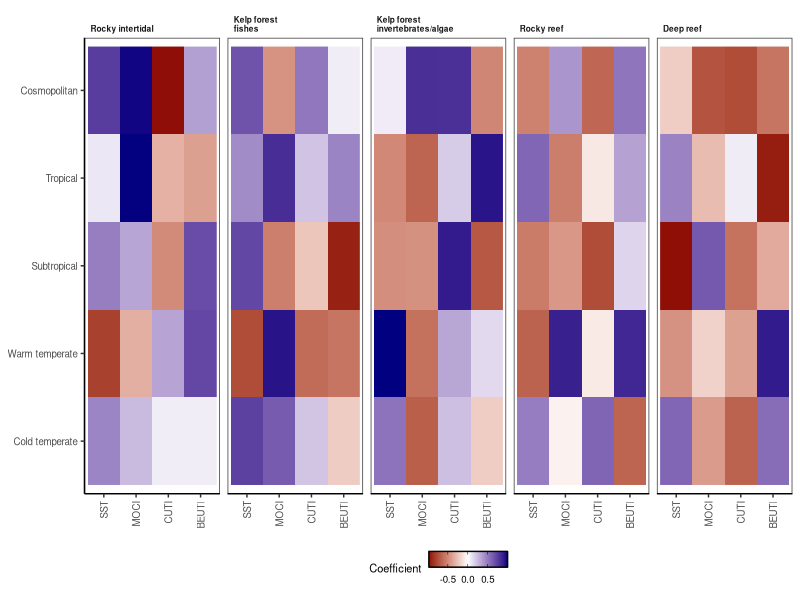

Write the R code that produced this figure. (Note: this script raises an error after producing the figure.)


# Read data
################################################################################

# Clear workspace
rm(list = ls())

# Packages
library(tidyverse)
library(patchwork)

# Directories
basedir <- "/Volumes/GoogleDrive/.shortcut-targets-by-id/1kCsF8rkm1yhpjh2_VMzf8ukSPf9d4tqO/MPA Network Assessment: Working Group Shared Folder/data/sync-data"
gisdir <- file.path(basedir, "gis_data/processed")
plotdir <- "analyses/5community_climate_ecology/figures"


# Build fake data
################################################################################

# Build four-corner data
habitats <- c("Rocky intertidal", "Kelp forest\nfishes", "Kelp forest\ninvertebrates/algae", "Rocky reef", "Deep reef")
habitats_long <- c("Rocky intertidal", "Kelp forest fishes", "Kelp forest invertebrates/algae", "Rocky reef", "Deep reef")
habitats_short <- c("Rocky intertidal", "Kelp forest fishes", "Kelp forest inv/alg", "Rocky reef", "Deep reef")
guilds <- c("Cold temperate", "Warm temperate", "Subtropical", "Tropical", "Cosmopolitan")
indicators <- c("SST", "MOCI", "CUTI", "BEUTI")
data <- expand.grid(habitat=habitats,
                    guild=guilds, 
                    indicator=indicators) %>% 
  mutate(beta=(runif(n=n())-0.5) * 2)
data2 <- expand.grid(habitat=habitats_short,
                    guild=guilds, 
                    indicator=indicators) %>% 
  mutate(beta=(runif(n=n())-0.5) * 2)

# Build composition data
comp_data <- expand.grid(year=2007:2020,
                         habitat=habitats_long,
                         guild=guilds) %>% 
  mutate(n=runif(n=n())) %>% 
  group_by(habitat, year) %>% 
  mutate(perc=n/sum(n)) %>% 
  ungroup() %>% 
  arrange(habitat, year, guild)



# Plot data
################################################################################

# Theme
base_theme <-  theme(axis.text=element_text(size=7),
                     axis.title=element_text(size=8),
                     legend.text=element_text(size=7),
                     legend.title=element_text(size=8),
                     strip.text=element_text(size=8),
                     plot.tag=element_text(size=9),
                     # Gridlines
                     panel.grid.major = element_blank(), 
                     panel.grid.minor = element_blank(),
                     panel.background = element_blank(), 
                     axis.line = element_line(colour = "black"),
                     # Legend
                     legend.key = element_rect(fill=alpha('blue', 0)),
                     legend.background = element_rect(fill=alpha('blue', 0)))


# Plot data
g <- ggplot(data, aes(x=indicator, y=guild, fill=beta)) +
  facet_wrap(~habitat, nrow=1) +
  geom_raster() +
  # Legend
  scale_fill_gradient2(name="Coefficient",
                       midpoint=0,
                       low="darkred", high="navy", mid="white") +
  guides(fill = guide_colorbar(ticks.colour = "black", frame.colour = "black")) +
  # Theme
  theme_bw() + base_theme +
  theme(legend.position = "bottom",
        legend.key.size = unit(0.4, "cm"),
        strip.text = element_text(size=6, face="bold", vjust=0, hjust=0),
        strip.background = element_rect(color=NA, fill=NA),
        axis.title = element_blank(),
        axis.text.x = element_text(angle = 90, vjust = 0.5, hjust=1))
g
  
# Export
ggsave(g, filename=file.path(plotdir, "Fig5_four_corner_mockup.png"), 
       width=6.5, height=2.25, units="in", dpi=600)


# Plot data
################################################################################

# Plot composition
g1 <- ggplot(comp_data, aes(x=year, y=perc, fill=guild)) +
  facet_wrap(~habitat, ncol=1) +
  geom_bar(stat="identity", position = position_fill(reverse = TRUE)) +
  # Refence lines
  geom_vline(xintercept = c(2013.5, 2016.5), linetype="dashed") +
  # Labels
  labs(x="Year\n", y="Percent of community", tag="A") +
  scale_x_continuous(breaks=2007:2020) +
  scale_y_continuous(labels=scales::percent) +
  # Legend
  scale_fill_manual(name="",
                    values=c(RColorBrewer::brewer.pal(4, "Spectral") %>% rev(), "grey70")) +
  # Theme
  theme_bw() + base_theme +
  theme(legend.position = "bottom",
        legend.key.size = unit(0.3, "cm"),
        legend.margin = margin(-5,0,5,0), # 3 is to align x-axis of panels
        axis.text.x = element_text(angle = 90, vjust = 0.5, hjust=1))
g1

# Plot four corner
g2 <- ggplot(data2, aes(x=indicator, y=guild, fill=beta)) +
  facet_wrap(~habitat, ncol=1) +
  geom_raster() +
  # Labels
  labs(x="Indicator", y="Thermal affinity", tag="B") +
  # Legend
  scale_fill_gradient2(name="Beta",
                       midpoint=0,
                       low="darkred", high="navy", mid="white") +
  guides(fill = guide_colorbar(ticks.colour = "black", frame.colour = "black")) +
  # Theme
  theme_bw() + base_theme +
  theme(legend.position = "bottom",
        legend.key.size = unit(0.3, "cm"),
        legend.margin = margin(-5,0,0,0),
        # axis.title = element_blank(),
        axis.text.x = element_text(angle = 90, vjust = 0.5, hjust=1))
g2

# Merge
g <- gridExtra::grid.arrange(g1, g2, ncol=2, widths=c(0.66,  0.34))
g

# Export
ggsave(g, filename=file.path(plotdir, "Fig5_species_composition_mockup.png"), 
       width=6.5, height=6.5, units="in", dpi=600)










